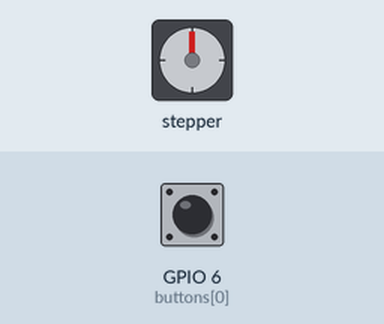
Bench run of a program on a simulated Raspberry Pi (BCM pin numbers). On the bench: stepper motor. The test bench sets the inputs (shaded band); at power-on: GPIO 6 (buttons[0]) LOW.

Above: at 1.2 s.
1.3 s: GPIO 6 (buttons[0]) pulled HIGH for 1 s
At 3.3 s:
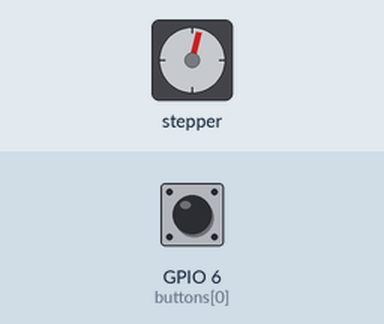
3.8 s: GPIO 6 (buttons[0]) pulled HIGH for 0.15 s
At 4.4 s:
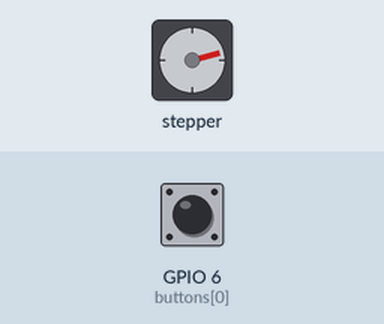
5.4 s: GPIO 6 (buttons[0]) pulled HIGH for 0.15 s
At 6.7 s:
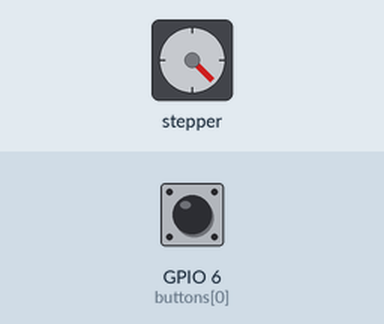
7.0 s: GPIO 6 (buttons[0]) pulled HIGH for 3.2 s
At 10.6 s:
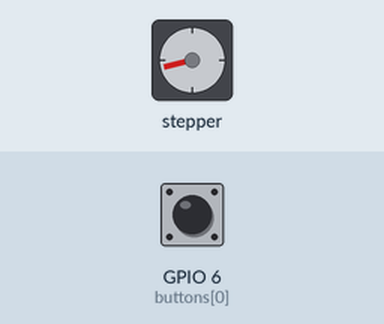
11.7 s: GPIO 6 (buttons[0]) pulled HIGH for 0.15 s
At 12.8 s:
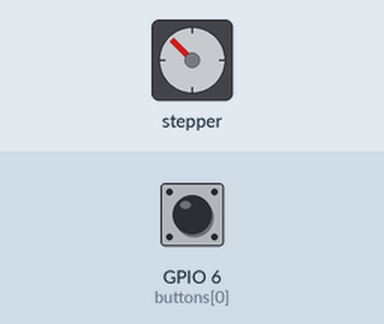
13.3 s: GPIO 6 (buttons[0]) pulled HIGH for 1 s
At 14.9 s:
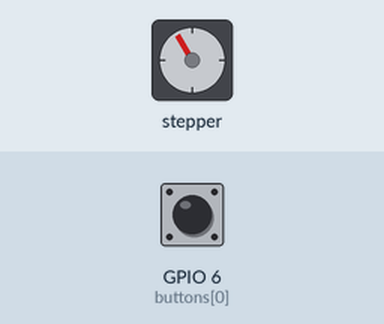
Timing chart, 0 to 16.4 s (numbered marks = the images above; inputs shaded):
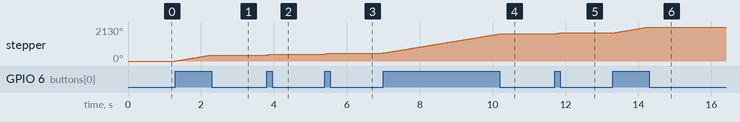

Measured:
- after the input at 1.3 s, stepper: turns 375° clockwise in 0.98 s, starting at once
- after the input at 3.8 s, stepper: turns 60° clockwise in 0.14 s, starting at once
- after the input at 5.4 s, stepper: turns 60° clockwise in 0.14 s, starting at once
- after the input at 7.0 s, stepper: turns 1200° clockwise in 3.2 s, starting at once
- after the input at 11.7 s, stepper: turns 60° clockwise in 0.14 s, starting at once
- after the input at 13.3 s, stepper: turns 375° clockwise in 0.98 s, starting at once

The program:

stepper_drv8825.py
```python
import RPi.GPIO as GPIO
import time
GPIO.setmode(GPIO.BCM)
buttons = [6, 13]
# mstep = [7,8,25]
STEP = 21
DIR  = 20
GPIO.setup(STEP, GPIO.OUT)
GPIO.setup(DIR, GPIO.OUT)

for button in buttons:
    GPIO.setup(button, GPIO.IN)
# for pin in mstep:
#     GPIO.setup(pin, GPIO.OUT)

# MODE = (25, 8, 7)   # Microstep Resolution GPIO Pins
# GPIO.setup(MODE, GPIO.OUT)
# RESOLUTION = {'Full': (0, 0, 0),
#               'Half': (1, 0, 0),
#               '1/4': (0, 1, 0),
#               '1/8': (1, 1, 0),
#               '1/16': (0, 0, 1),
#               '1/32': (1, 0, 1)}
# GPIO.output(MODE, RESOLUTION['1/32'])


CW = 1     # Clockwise Rotation
CCW = 0    # Counterclockwise Rotation
SPR = 48   # Steps per Revolution (360 / 7.5)

step_count = SPR
delay = 0.01


try:
    GPIO.output(DIR, GPIO.HIGH)
    while (True):
        btn = GPIO.input(buttons[0])
        if (btn):
            GPIO.output(STEP, GPIO.HIGH)
            time.sleep(delay)
            GPIO.output(STEP, GPIO.LOW)
            time.sleep(delay)


    '''
    while True:
        forward = GPIO.input(buttons[0])
        back = GPIO.input(buttons[1])
        if forward:
            GPIO.output(mdir, GPIO.HIGH)
        else:
            GPIO.output(mdir, GPIO.LOW)
        while back:


    GPIO.output(DIR, CW)
    for x in range(step_count):
        GPIO.output(STEP, GPIO.HIGH)
        time.sleep(delay)
        GPIO.output(STEP, GPIO.LOW)
        time.sleep(delay)

    time.sleep(.5)
    GPIO.output(DIR, CCW)

    for x in range(step_count):
        GPIO.output(STEP, GPIO.HIGH)
        time.sleep(delay)
        GPIO.output(STEP, GPIO.LOW)
        time.sleep(delay)
    '''
except KeyboardInterrupt:
    print(exit)
finally:
    GPIO.cleanup()
```
